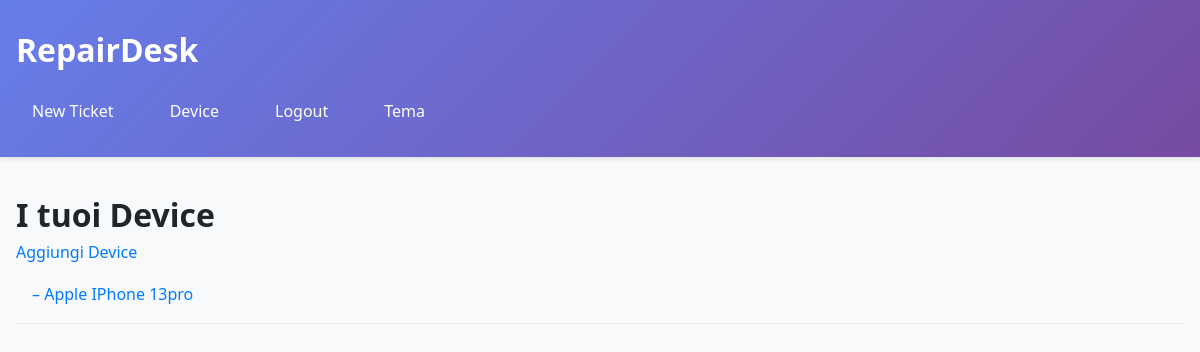
Before: /devices/ (signed in) with the older database file.
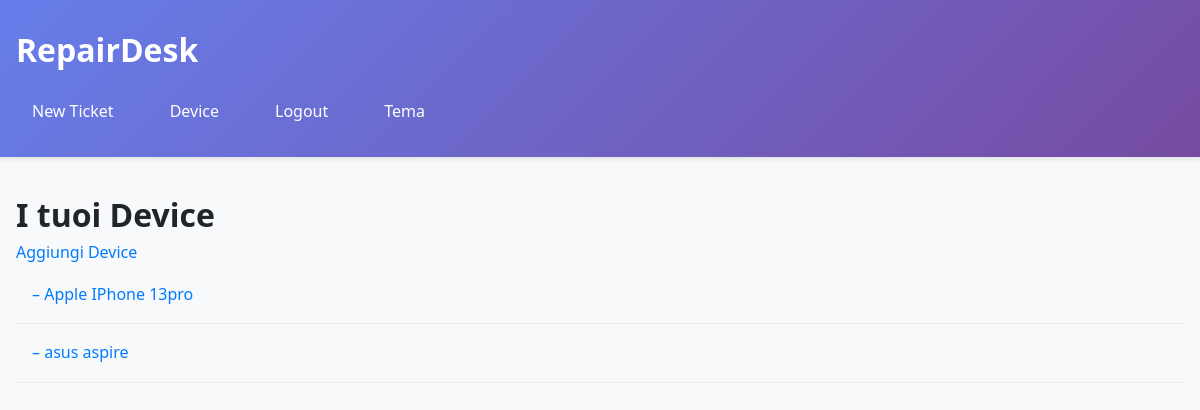
After: the same page with the newer database file.
### core/models.py (models this page shows, shortened)
class Device(models.Model):
    owner = models.ForeignKey(User, on_delete=models.CASCADE, related_name='devices')
    brand = models.CharField(max_length=50)
    model = models.CharField(max_length=50)
    serial_number = models.CharField(max_length=100, unique=True)

### core/views.py (the view)
# urls.py: path('devices/', views.DeviceListView.as_view(), name='device_list'),
class DeviceListView(LoginRequiredMixin, ListView):
    model = Device
    template_name = 'core/device_list.html'
    def get_queryset(self):
        if self.request.user.groups.filter(name="Manager").exists():
            return Device.objects.all()
        return Device.objects.filter(owner=self.request.user)

### core/templates/core/device_list.html
{% extends 'core/base.html' %}
{% block content %}
<h1>I tuoi Device</h1>
<a href="{% url 'device_create' %}" class="btn btn-primary">Aggiungi Device</a>
<ul>
    {% for device in object_list %}
        <li>
            <a href="{% url 'device_detail' device.pk %}">
                {{ device.name }} – {{ device.brand }} {{ device.model }}
            </a>
        </li>
    {% empty %}
        <li>Nessun device registrato.</li>
    {% endfor %}
</ul>
{% endblock %}

Changed rows visible on the page:
added Device: brand "asus", model "aspire"
